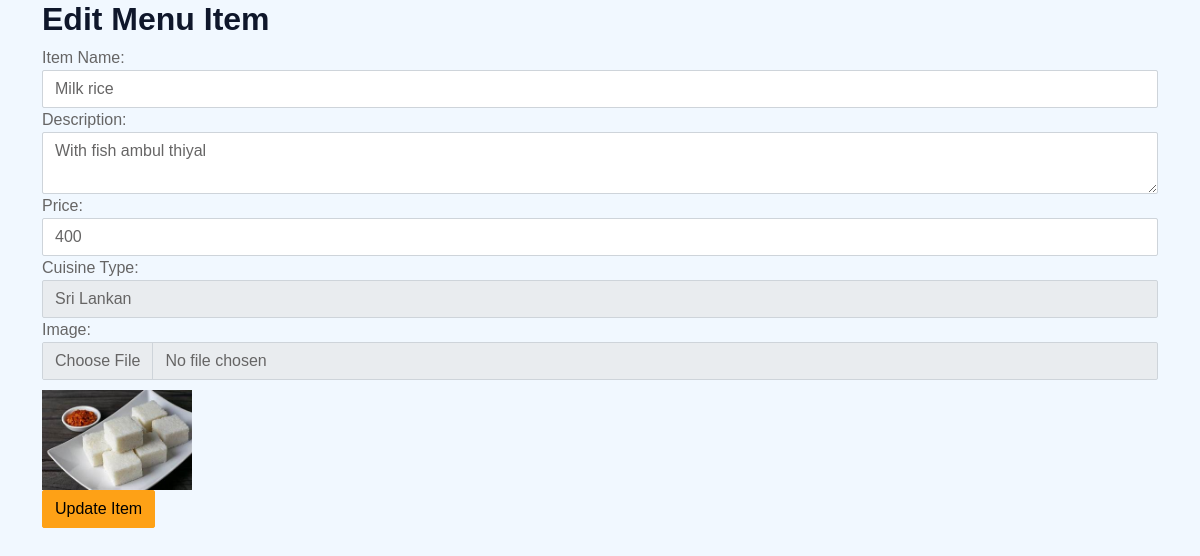
The page /edit_menu_item.php?item_id=18 on the database its author committed.
### tables this page shows
CREATE TABLE `menu_items` (
  `id` int(50) NOT NULL,
  `name` varchar(50) NOT NULL,
  `description` varchar(1000) NOT NULL,
  `price` varchar(50) NOT NULL,
  `category` varchar(50) NOT NULL,
  `image` varchar(100) NOT NULL
);

### edit_menu_item.php (the view, shortened to what this page needs)
<?php
include 'db_connection.php';
$item_id = intval($_GET['item_id']);
$sql = "SELECT * FROM menu_items WHERE id=?";
$stmt = $conn->prepare($sql);
$stmt->bind_param("i", $item_id);
$stmt->execute();
$result = $stmt->get_result();
if ($result->num_rows === 1) {
    $item = $result->fetch_assoc();
} else {
    die("Item not found.");
}
?>
<!DOCTYPE html>
<html lang="en">
<head>
    <link href="css/bootstrap.min.css" rel="stylesheet">
</head>
<body>
    <div class="container">
        <h2>Edit Menu Item</h2>
        <form action="update_menu_item_process.php" method="post" enctype="multipart/form-data">
            <div class="form-group">
                <label for="name">Item Name:</label>
                <input type="text" class="form-control" id="name" name="name" value="<?php echo htmlspecialchars($item['name']); ?>" required>
            </div>
            <div class="form-group">
                <label for="description">Description:</label>
                <textarea class="form-control" id="description" name="description" required><?php echo htmlspecialchars($item['description']); ?></textarea>
            </div>
            <div class="form-group">
                <label for="price">Price:</label>
                <input type="number" step="0.01" class="form-control" id="price" name="price" value="<?php echo htmlspecialchars($item['price']); ?>" required>
            </div>
            <div class="form-group">
                <label for="category">Cuisine Type:</label>
                <select class="form-control" id="category" name="category" required>
                    <option value="srilankan.php" <?php echo $item['category'] === 'srilankan.php' ? 'selected' : ''; ?>>Sri Lankan</option>
                </select>
            </div>
            <div class="form-group">
                <label for="image">Image:</label>
                <input type="file" class="form-control" id="image" name="image">
                <img src="img/menu/<?php echo htmlspecialchars($item['image']); ?>" alt="Current Image" style="width: 150px; margin-top: 10px;">
            </div>
            <button type="submit" class="btn btn-primary">Update Item</button>
        </form>
    </div>
</body>
</html>

### rows shown on the page
menu_items: name "Milk rice", description "With fish ambul thiyal", price "400", category "Sri Lankan", image (picture)
